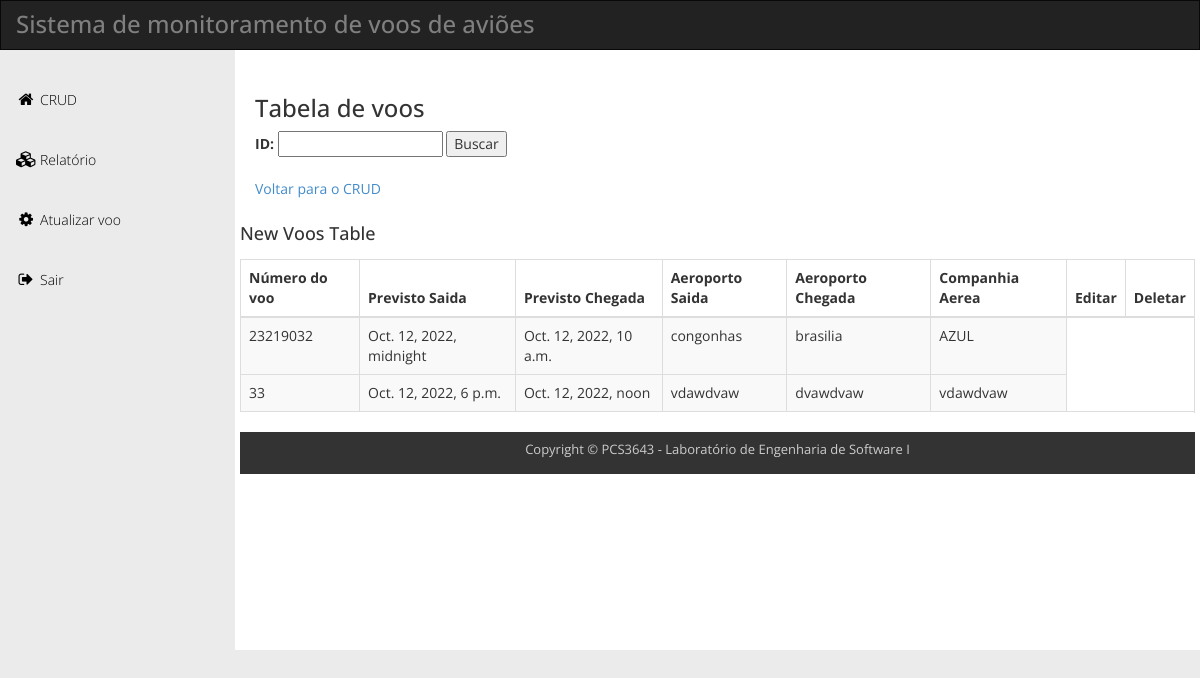
Before: /crudsearch (signed in) with the older database file.
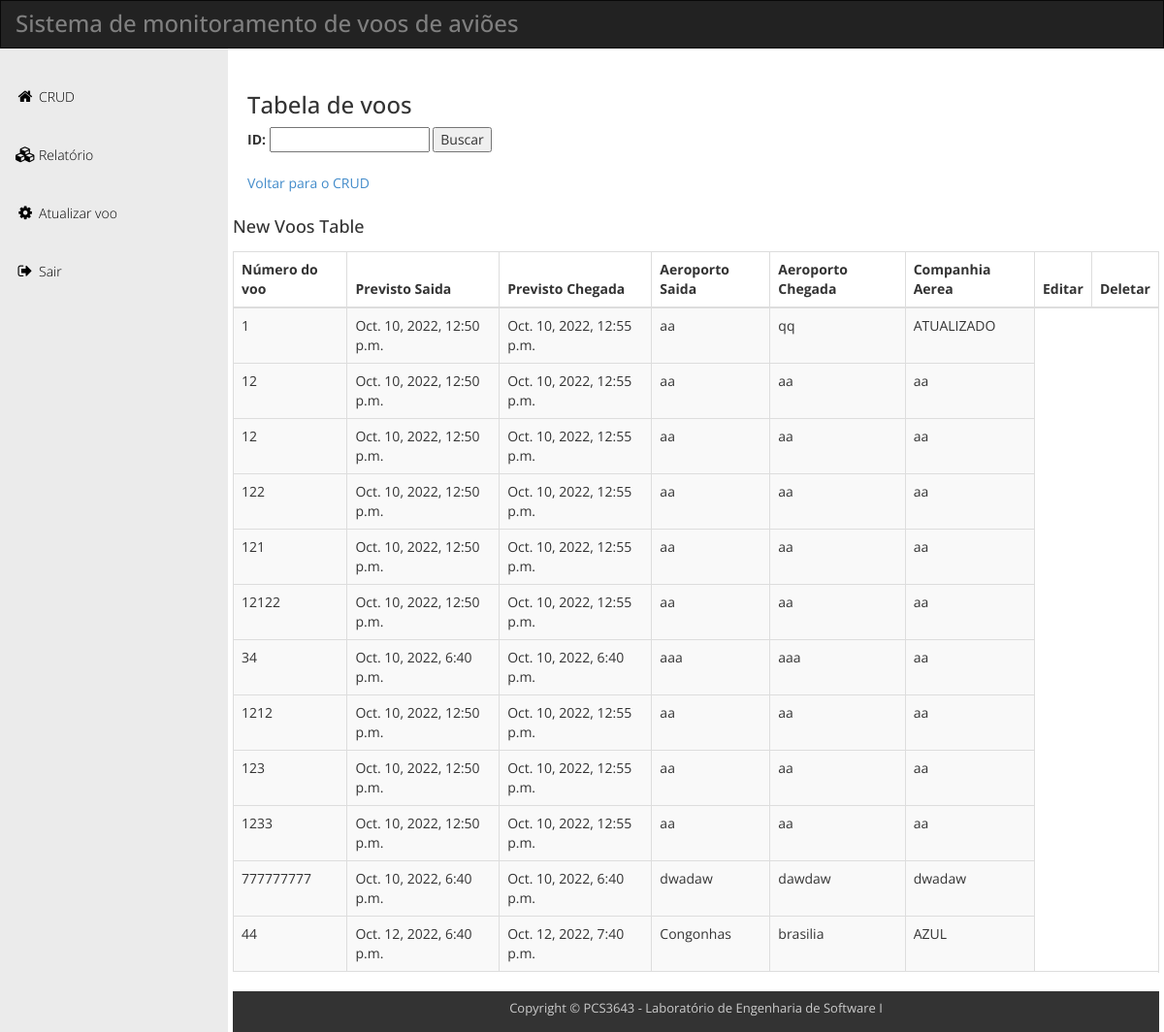
After: the same page with the newer database file.
### book/models.py (models this page shows)
class Voo(models.Model):
    ID = models.IntegerField(primary_key=True)
    DH_PREVISTO_SAIDA = models.DateTimeField(auto_now=False)
    DH_PREVISTO_CHEGADA = models.DateTimeField(auto_now=False)
    ID_VOO = models.CharField(max_length=12, null=False)
    NM_AEROPORTO_SAIDA = models.CharField(max_length=50, null=False)
    NM_AEROPORTO_CHEGADA = models.CharField(max_length=50, null=False)
    NM_COMPANHIA_AEREA = models.CharField(max_length=50, null=False)
    class Meta:
        db_table = 'Voo'

### book/views.py (the view)
# urls.py: path('crudsearch', views.busca_voo, name= 'search_voo'),
@login_required(login_url='/accounts/login')
@permission_required('book.add_voo')
def busca_voo(request):
    title= 'Lista Voo'
    queryset = Voo.objects.all()
    form = SearchCRUD(request.POST or None)
    context = {
        "queryset" : queryset,
        "form": form,
    }
    if request.method == 'POST':
        queryset = Voo.objects.filter(ID_VOO=form['ID'].value())
        context = {
        "queryset" : queryset,
        "form": form,
    }
    return render (request, "CRUDSearch.html", context)

### book/forms.py
class SearchCRUD(forms.ModelForm):
    class Meta:
        model = Voo
        fields =['ID']

### template/CRUDSearch.html (shortened to what this page needs)
{% load static %}
<!DOCTYPE html>
<html lang="en">
<head>
  <link rel="stylesheet" href="{% static 'css/bootstrap.min.css' %}">
  <link rel="stylesheet" href="{% static 'css/templatemo_main.css' %}">
</head>
<body>
  <div id="main-wrapper">
    <div class="navbar navbar-inverse" role="navigation">
      <div class="navbar-header">
        <div class="logo">
          <h1>Sistema de monitoramento de voos de aviões</h1>
        </div>
      </div>
    </div>
    <div class="template-page-wrapper">
      <div class="navbar-collapse collapse templatemo-sidebar">
        <ul class="templatemo-sidebar-menu">
          <li><a href="{% url 'crud' %}"><i class="fa fa-home"></i>CRUD</a></li>
          <li><a href="{% url 'relatorio' %}"><i class="fa fa-cubes"></i>Relatório</a></li>
          <li><a href="{% url 'atualizarvoo' %}"><i class="fa fa-cog"></i>Atualizar voo</a></li>
          <li><a href="{% url 'login' %}"><i class="fa fa-sign-out"></i>Sair</a></li>
        </ul>
      </div>
      <div class="templatemo-content-wrapper">
        <div class="templatemo-content">
          <h1>Tabela de voos</h1>
              <div class="row">
                <div class="col-md-12">
                  <form method='POST' action=''>{% csrf_token %}
                    <div class="row">
                      <div class="col-md-6 margin-bottom-15">
                       {{form}}
                       <input type='submit' value='Buscar' />
                  </form>
                  <br></br>
                  <a href="{% url 'crud' %}">Voltar para o CRUD</a>
                      </div>
                    </div>
                </div>
          <div class="row">
            <div class="col-md-12">
              <div class="table-responsive">
                <h4 class="margin-bottom-15">New Voos Table</h4>
                <table class="table table-striped table-hover table-bordered">
                  <thead>
                    <tr>
                      <th>Número do voo</th>
                      <th>Previsto Saida</th>
                      <th>Previsto Chegada</th>
                      <th>Aeroporto Saida</th>
                      <th>Aeroporto Chegada</th>
                      <th>Companhia Aerea</th>
                      <th>Editar</th>
                      <th>Deletar</th>
                    </tr>
                  </thead>
                  <tbody>
                    <ol>
                      {% for v in queryset %}
                      <tr>
                        <td>{{v.ID_VOO}}</td>
                        <td>{{v.DH_PREVISTO_SAIDA}}</td>
                        <td>{{v.DH_PREVISTO_CHEGADA}}</td>
                        <td>{{v.NM_AEROPORTO_SAIDA}}</td>
                        <td>{{v.NM_AEROPORTO_CHEGADA}}</td>
                        <td>{{v.NM_COMPANHIA_AEREA}}</td>
                      </tr>
                      <tr>
                        {% endfor %}
                    </ol>
                  </tbody>
                </table>
              </div>
              <footer class="templatemo-footer">
                <div class="templatemo-copyright">
                  <p>Copyright &copy; PCS3643 - Laboratório de Engenharia de Software I
                  </p>
                </div>
              </footer>
            </div>
          </div>
</body>
</html>

Changed rows visible on the page:
removed Voo: ID_VOO "23219032", DH_PREVISTO_SAIDA "Oct. 12, 2022, midnight", DH_PREVISTO_CHEGADA "Oct. 12, 2022, 10 a.m.", NM_AEROPORTO_SAIDA "congonhas", NM_AEROPORTO_CHEGADA "brasilia", NM_COMPANHIA_AEREA "AZUL"
removed Voo: ID_VOO "33", DH_PREVISTO_SAIDA "Oct. 12, 2022, 6 p.m.", DH_PREVISTO_CHEGADA "Oct. 12, 2022, noon", NM_AEROPORTO_SAIDA "vdawdvaw", NM_AEROPORTO_CHEGADA "dvawdvaw", NM_COMPANHIA_AEREA "vdawdvaw"
added Voo: ID_VOO "1", DH_PREVISTO_SAIDA "Oct. 10, 2022, 12:50 p.m.", DH_PREVISTO_CHEGADA "Oct. 10, 2022, 12:55 p.m.", NM_AEROPORTO_SAIDA "aa", NM_AEROPORTO_CHEGADA "qq", NM_COMPANHIA_AEREA "ATUALIZADO"
added Voo: ID_VOO "12", DH_PREVISTO_SAIDA "Oct. 10, 2022, 12:50 p.m.", DH_PREVISTO_CHEGADA "Oct. 10, 2022, 12:55 p.m.", NM_AEROPORTO_SAIDA "aa", NM_AEROPORTO_CHEGADA "aa", NM_COMPANHIA_AEREA "aa"
added Voo: ID_VOO "12", DH_PREVISTO_SAIDA "Oct. 10, 2022, 12:50 p.m.", DH_PREVISTO_CHEGADA "Oct. 10, 2022, 12:55 p.m.", NM_AEROPORTO_SAIDA "aa", NM_AEROPORTO_CHEGADA "aa", NM_COMPANHIA_AEREA "aa"
added Voo: ID_VOO "122", DH_PREVISTO_SAIDA "Oct. 10, 2022, 12:50 p.m.", DH_PREVISTO_CHEGADA "Oct. 10, 2022, 12:55 p.m.", NM_AEROPORTO_SAIDA "aa", NM_AEROPORTO_CHEGADA "aa", NM_COMPANHIA_AEREA "aa"
added Voo: ID_VOO "121", DH_PREVISTO_SAIDA "Oct. 10, 2022, 12:50 p.m.", DH_PREVISTO_CHEGADA "Oct. 10, 2022, 12:55 p.m.", NM_AEROPORTO_SAIDA "aa", NM_AEROPORTO_CHEGADA "aa", NM_COMPANHIA_AEREA "aa"
added Voo: ID_VOO "12122", DH_PREVISTO_SAIDA "Oct. 10, 2022, 12:50 p.m.", DH_PREVISTO_CHEGADA "Oct. 10, 2022, 12:55 p.m.", NM_AEROPORTO_SAIDA "aa", NM_AEROPORTO_CHEGADA "aa", NM_COMPANHIA_AEREA "aa"
added Voo: ID_VOO "34", DH_PREVISTO_SAIDA "Oct. 10, 2022, 6:40 p.m.", DH_PREVISTO_CHEGADA "Oct. 10, 2022, 6:40 p.m.", NM_AEROPORTO_SAIDA "aaa", NM_AEROPORTO_CHEGADA "aaa", NM_COMPANHIA_AEREA "aa"
added Voo: ID_VOO "1212", DH_PREVISTO_SAIDA "Oct. 10, 2022, 12:50 p.m.", DH_PREVISTO_CHEGADA "Oct. 10, 2022, 12:55 p.m.", NM_AEROPORTO_SAIDA "aa", NM_AEROPORTO_CHEGADA "aa", NM_COMPANHIA_AEREA "aa"
added Voo: ID_VOO "123", DH_PREVISTO_SAIDA "Oct. 10, 2022, 12:50 p.m.", DH_PREVISTO_CHEGADA "Oct. 10, 2022, 12:55 p.m.", NM_AEROPORTO_SAIDA "aa", NM_AEROPORTO_CHEGADA "aa", NM_COMPANHIA_AEREA "aa"
added Voo: ID_VOO "1233", DH_PREVISTO_SAIDA "Oct. 10, 2022, 12:50 p.m.", DH_PREVISTO_CHEGADA "Oct. 10, 2022, 12:55 p.m.", NM_AEROPORTO_SAIDA "aa", NM_AEROPORTO_CHEGADA "aa", NM_COMPANHIA_AEREA "aa"
added Voo: ID_VOO "777777777", DH_PREVISTO_SAIDA "Oct. 10, 2022, 6:40 p.m.", DH_PREVISTO_CHEGADA "Oct. 10, 2022, 6:40 p.m.", NM_AEROPORTO_SAIDA "dwadaw", NM_AEROPORTO_CHEGADA "dawdaw", NM_COMPANHIA_AEREA "dwadaw"
added Voo: ID_VOO "44", DH_PREVISTO_SAIDA "Oct. 12, 2022, 6:40 p.m.", DH_PREVISTO_CHEGADA "Oct. 12, 2022, 7:40 p.m.", NM_AEROPORTO_SAIDA "Congonhas", NM_AEROPORTO_CHEGADA "brasilia", NM_COMPANHIA_AEREA "AZUL"
